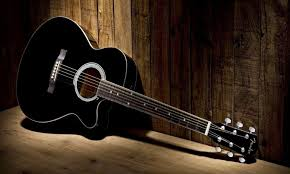
#> input picture Guitar.jpg, 290 x 174 px
$ python 'Image processing 1.py'
#> lines starting #> are read from the running program, lines starting #| are printed output that depends on the picture
import cv2
import numpy as np
import matplotlib.pyplot as plt

img = cv2.imread('Guitar.jpg', 0)
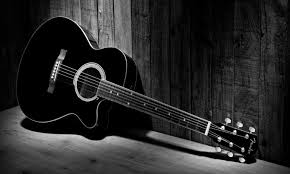
#> img: shape (174, 290); min 0, max 255, mean 41.1
# IMREAD_COLOR OR 1
# IMREAD_UNCHANGED OR -1
#IMREAD_GRAYSCALE OR 0

cv2.imshow('image', img)
cv2.waitKey(0)
cv2.destroyAllWindows()
cv2.imwrite('grayguitar.png',img)

## plt is used for matplot... defined above
##plt.imshow(img, cmap='gray', interpolation='bicubic')
##plt.plot([50, 100],[100,50],'r',linewidth=5)
##plt.show()

$ run again, with bookpage.jpg copied over Guitar.jpg
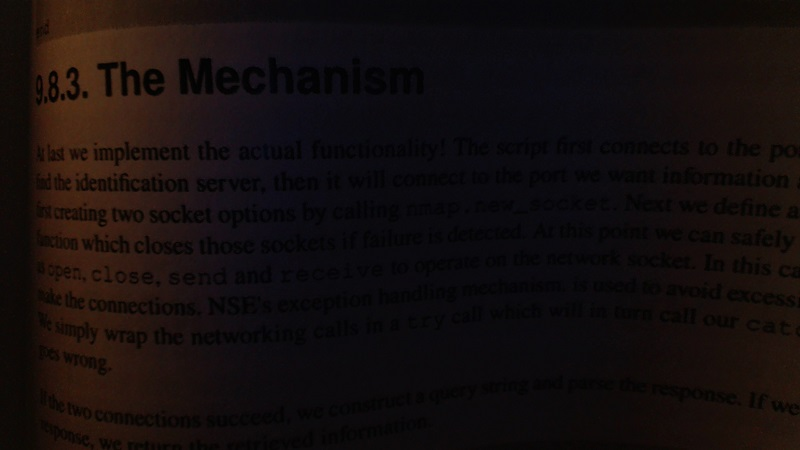
#> input picture bookpage.jpg, 800 x 450 px
#> `img = cv2.imread('Guitar.jpg', 0)`:
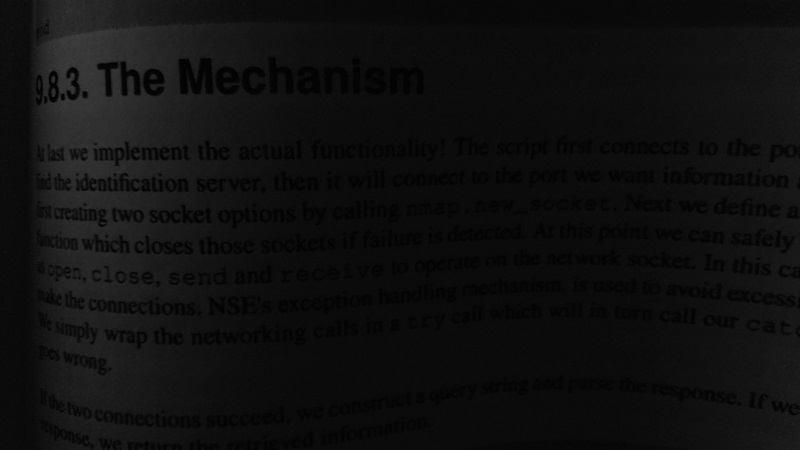
#> img: shape (450, 800); min 0, max 64, mean 15.6

$ run again, with image1.jpg copied over Guitar.jpg
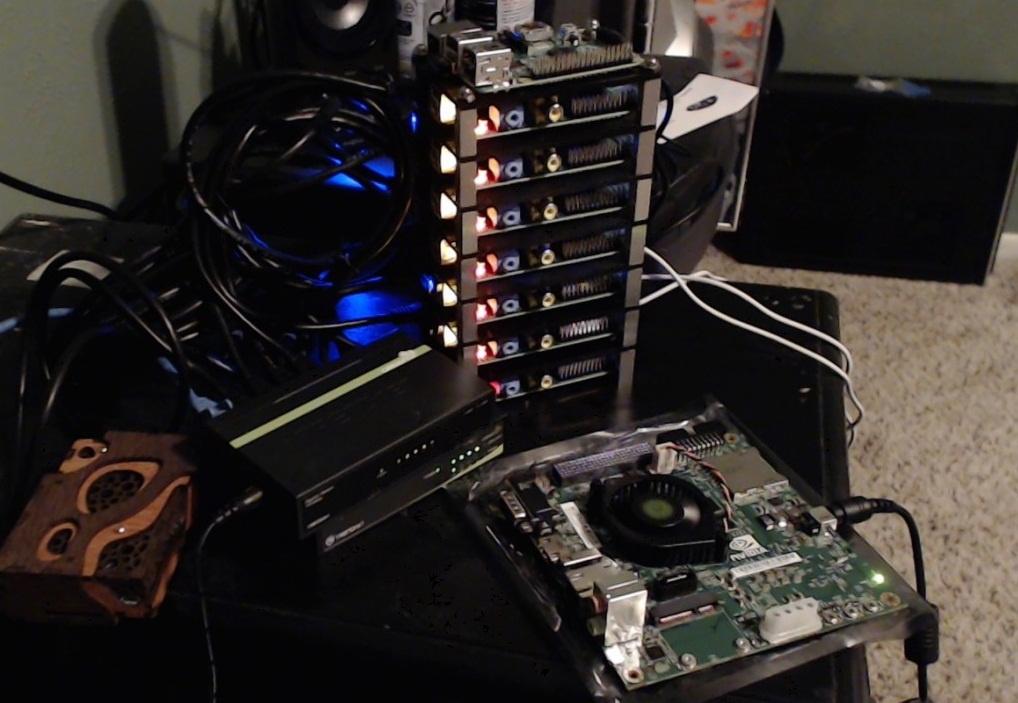
#> input picture image1.jpg, 1018 x 703 px
#> `img = cv2.imread('Guitar.jpg', 0)`:
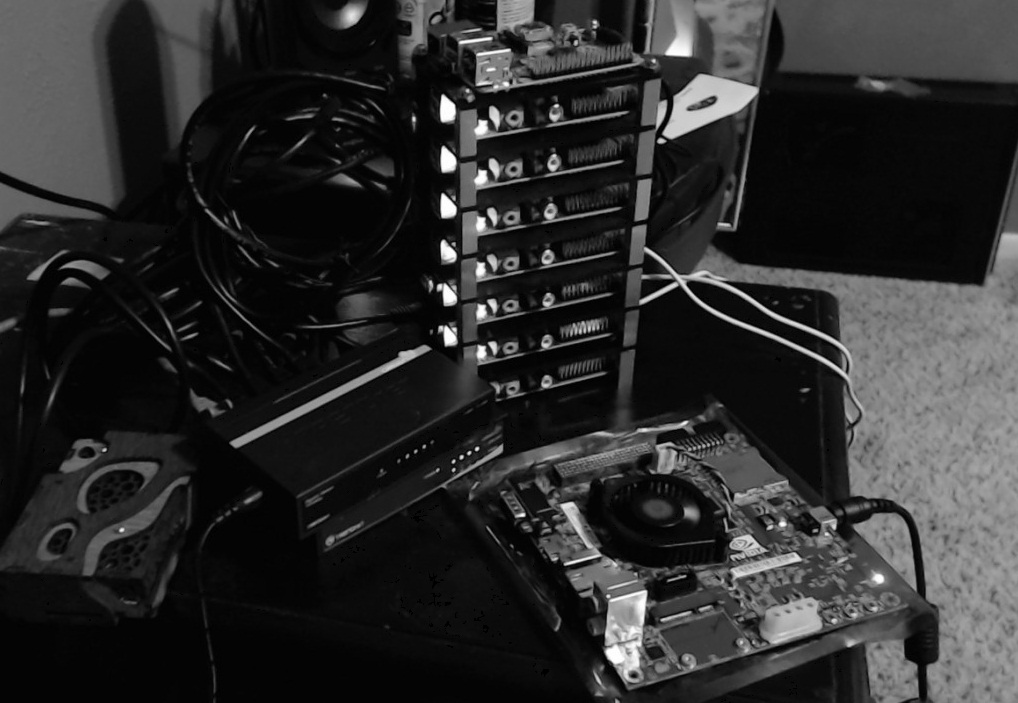
#> img: shape (703, 1018); min 0, max 255, mean 44.4
